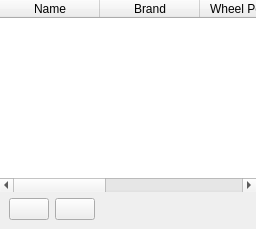
  <widget class="QDockWidget" name="filters_dockwidget">
   <property name="sizePolicy">
    <sizepolicy hsizetype="MinimumExpanding" vsizetype="Preferred">
     <horstretch>0</horstretch>
     <verstretch>0</verstretch>
    </sizepolicy>
   </property>
   <property name="features">
    <set>QDockWidget::DockWidgetFloatable|QDockWidget::DockWidgetMovable</set>
   </property>
   <property name="allowedAreas">
    <set>Qt::LeftDockWidgetArea|Qt::RightDockWidgetArea</set>
   </property>
   <property name="windowTitle">
    <string>Filters</string>
   </property>
   <attribute name="dockWidgetArea">
    <number>2</number>
   </attribute>
   <widget class="QWidget" name="filters_dockwidgetcontents">
    <layout class="QVBoxLayout" name="verticalLayout_5">
     <property name="leftMargin">
      <number>0</number>
     </property>
     <property name="topMargin">
      <number>0</number>
     </property>
     <property name="rightMargin">
      <number>0</number>
     </property>
     <item>
      <widget class="QTableWidget" name="filter_table">
       <property name="frameShape">
        <enum>QFrame::NoFrame</enum>
       </property>
       <property name="lineWidth">
        <number>0</number>
       </property>
       <property name="sortingEnabled">
        <bool>false</bool>
       </property>
       <column>
        <property name="text">
         <string>Name</string>
        </property>
        <property name="toolTip">
         <string>The name of the filter</string>
        </property>
       </column>
       <column>
        <property name="text">
         <string>Brand</string>
        </property>
       </column>
       <column>
        <property name="text">
         <string>Wheel Position</string>
        </property>
        <property name="toolTip">
         <string>The position the filter lies in the filter wheel</string>
        </property>
       </column>
       <column>
        <property name="text">
         <string>Lower Cutoff</string>
        </property>
       </column>
       <column>
        <property name="text">
         <string>Upper Cutoff</string>
        </property>
       </column>
      </widget>
     </item>
     <item>
      <layout class="QHBoxLayout" name="horizontallayout_14">
       <property name="leftMargin">
        <number>9</number>
       </property>
       <property name="rightMargin">
        <number>9</number>
       </property>
       <item>
        <widget class="QPushButton" name="addrow_button_2">
         <property name="sizePolicy">
          <sizepolicy hsizetype="Fixed" vsizetype="Preferred">
           <horstretch>0</horstretch>
           <verstretch>0</verstretch>
          </sizepolicy>
         </property>
         <property name="toolTip">
          <string>Add row</string>
         </property>
         <property name="icon">
          <iconset resource="resources/res.qrc">
           <normaloff>:/icons/ic_add_white_48px.svg</normaloff>:/icons/ic_add_white_48px.svg</iconset>
         </property>
         <property name="autoDefault">
          <bool>true</bool>
         </property>
        </widget>
       </item>
       <item>
        <widget class="QPushButton" name="removerow_button_2">
         <property name="sizePolicy">
          <sizepolicy hsizetype="Fixed" vsizetype="Preferred">
           <horstretch>0</horstretch>
           <verstretch>0</verstretch>
          </sizepolicy>
         </property>
         <property name="toolTip">
          <string>Remove row</string>
         </property>
         <property name="icon">
          <iconset resource="resources/res.qrc">
           <normaloff>:/icons/ic_remove_white_48px.svg</normaloff>:/icons/ic_remove_white_48px.svg</iconset>
         </property>
         <property name="autoDefault">
          <bool>true</bool>
         </property>
        </widget>
       </item>
       <item>
        <spacer name="horizontalSpacer_4">
         <property name="orientation">
          <enum>Qt::Horizontal</enum>
         </property>
         <property name="sizeHint" stdset="0">
          <size>
           <width>40</width>
           <height>20</height>
          </size>
         </property>
        </spacer>
       </item>
      </layout>
     </item>
    </layout>
   </widget>
  </widget>
